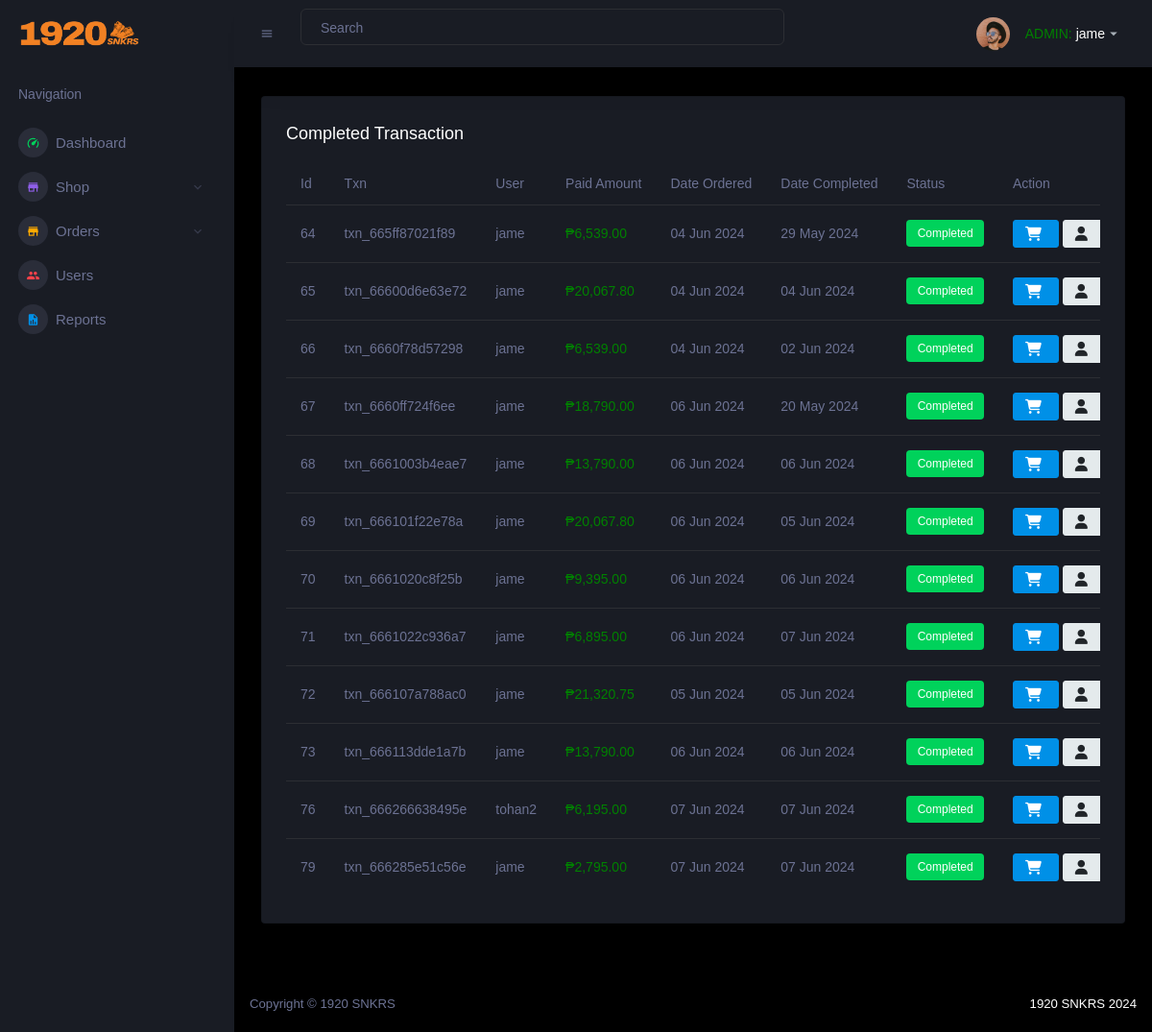
The page /admin/orders-completed.php (signed in) on the database its author committed.
### tables this page shows
CREATE TABLE `orders` (
  `order_id` int(11) NOT NULL,
  `transaction_number` varchar(255) DEFAULT NULL,
  `userid` int(11) DEFAULT NULL,
  `total_amount` decimal(10,2) DEFAULT NULL,
  `note` text DEFAULT NULL,
  `created_at` timestamp NOT NULL DEFAULT current_timestamp(),
  `order_status` varchar(20) DEFAULT 'Pending',
  `imgURL` varchar(255) DEFAULT NULL,
  `updated_at` timestamp NOT NULL DEFAULT current_timestamp() ON UPDATE current_timestamp()
);

CREATE TABLE `users` (
  `userid` int(11) NOT NULL,
  `username` varchar(50) NOT NULL,
  `email` varchar(100) NOT NULL,
  `password` varchar(100) NOT NULL,
  `datecreated` timestamp NOT NULL DEFAULT current_timestamp()
);

### admin/orders-completed.php (the view, shortened to what this page needs)
<html lang="en">
<?php
require_once("../database/connection.php");
?>
</head>
<body>
    <div class="container-scroller">
        <?php include("sidebar.php"); ?>
        <div class="container-fluid page-body-wrapper">
            <?php include("navbar.php") ?>
            <div class="main-panel">
                <div class="content-wrapper">
                    <div class="row">
                        <div class="col-lg-12 grid-margin stretch-card">
                            <div class="card">
                                <div class="card-body">
                                    <h4 class="card-title">Completed Transaction</h4>
                                    <div class="table-responsive">
                                        <table id="productTable" class="table">
                                            <thead>
                                                <tr>
                                                    <th>Id</th>
                                                    <th>Txn</th>
                                                    <th>User</th>
                                                    <th>Paid Amount</th>
                                                    <th>Date Ordered</th>
                                                    <th>Date Completed</th>
                                                    <th>Status</th>
                                                    <th>Action</th>
                                                </tr>
                                            </thead>
                                            <tbody>
                                                <?php
                                                $query = "SELECT * FROM orders WHERE order_status = 'Completed'";
                                                $result = mysqli_query($link, $query);
                                                while ($row = mysqli_fetch_assoc($result)) {
                                                    $userid = $row['userid'];
                                                    $usernameQuery = "SELECT username FROM users WHERE userid = ?";
                                                    $stmtUsername = $link->prepare($usernameQuery);
                                                    $stmtUsername->bind_param("i", $userid);
                                                    $stmtUsername->execute();
                                                    $resultUsername = $stmtUsername->get_result();
                                                    $username = $resultUsername->fetch_assoc()['username'];
                                                    $status = $row['order_status'];
                                                    $order_id = $row['order_id'];
                                                    $createdAt = date('d M Y', strtotime($row['created_at']));
                                                    $updatedAt = date('d M Y', strtotime($row['updated_at']));
                                                    if ($status === 'Completed') {
                                                        $status = '<label class="badge badge-success">Completed</label>';
                                                    }
                                                    echo "<tr>
                                                        <td>{$row['order_id']}</td>
                                                        <td>{$row['transaction_number']}</td>
                                                        <td>{$username}</td>
                                                        <td style='color: green;'>₱" . number_format($row['total_amount'], 2, '.', ',') . "</td>
                                                        <td>{$createdAt}</td>
                                                        <td>{$updatedAt}</td>
                                                        <td>{$status}</td>
                                                        <td>
                                                            <button type='button' title='Item list' data-txn='{$row['transaction_number']}' class='view-order btn btn-primary btn-md'><i class='fas fa-shopping-cart'></i></button>
                                                            <button type='button' title='User info' data-userid='{$row['userid']}' class='view-user btn btn-secondary btn-md'><i class='fas fa-user'></i></button>
                                                            <button type='button' data-order_id='{$order_id}' class='note-user btn btn-warning btn-md'><i class='mdi mdi-note-text'></i></button>
                                                            <button type='button' title='Proof of Payment' data-order_id='{$row['order_id']}' class='proof-payment btn btn-info btn-md'><i class='fas fa-file-invoice-dollar'></i></button>
                                                        </td>
                                                    </tr>";
                                                }
                                                ?>
                                            </tbody>
                                        </table>
                                    </div>
                                </div>
                            </div>
                        </div>
                    </div>
                </div>
            </div>
        </div>
    </div>
</body>
</html>

### rows shown on the page
orders: order_id "64", transaction_number "txn_665ff87021f89", userid.username "jame", total_amount "6,539.00", created_at "04 Jun 2024", updated_at "29 May 2024", order_status "Completed"
orders: order_id "65", transaction_number "txn_66600d6e63e72", userid.username "jame", total_amount "20,067.80", created_at "04 Jun 2024", updated_at "04 Jun 2024", order_status "Completed"
orders: order_id "66", transaction_number "txn_6660f78d57298", userid.username "jame", total_amount "6,539.00", created_at "04 Jun 2024", updated_at "02 Jun 2024", order_status "Completed"
orders: order_id "67", transaction_number "txn_6660ff724f6ee", userid.username "jame", total_amount "18,790.00", created_at "06 Jun 2024", updated_at "20 May 2024", order_status "Completed"
orders: order_id "68", transaction_number "txn_6661003b4eae7", userid.username "jame", total_amount "13,790.00", created_at "06 Jun 2024", updated_at "06 Jun 2024", order_status "Completed"
orders: order_id "69", transaction_number "txn_666101f22e78a", userid.username "jame", total_amount "20,067.80", created_at "06 Jun 2024", updated_at "05 Jun 2024", order_status "Completed"
orders: order_id "70", transaction_number "txn_6661020c8f25b", userid.username "jame", total_amount "9,395.00", created_at "06 Jun 2024", updated_at "06 Jun 2024", order_status "Completed"
orders: order_id "71", transaction_number "txn_6661022c936a7", userid.username "jame", total_amount "6,895.00", created_at "06 Jun 2024", updated_at "07 Jun 2024", order_status "Completed"
orders: order_id "72", transaction_number "txn_666107a788ac0", userid.username "jame", total_amount "21,320.75", created_at "05 Jun 2024", updated_at "05 Jun 2024", order_status "Completed"
orders: order_id "73", transaction_number "txn_666113dde1a7b", userid.username "jame", total_amount "13,790.00", created_at "06 Jun 2024", updated_at "06 Jun 2024", order_status "Completed"
orders: order_id "76", transaction_number "txn_666266638495e", userid.username "tohan2", total_amount "6,195.00", created_at "07 Jun 2024", updated_at "07 Jun 2024", order_status "Completed"
orders: order_id "79", transaction_number "txn_666285e51c56e", userid.username "jame", total_amount "2,795.00", created_at "07 Jun 2024", updated_at "07 Jun 2024", order_status "Completed"

### other values the page prints
$username "jame"
